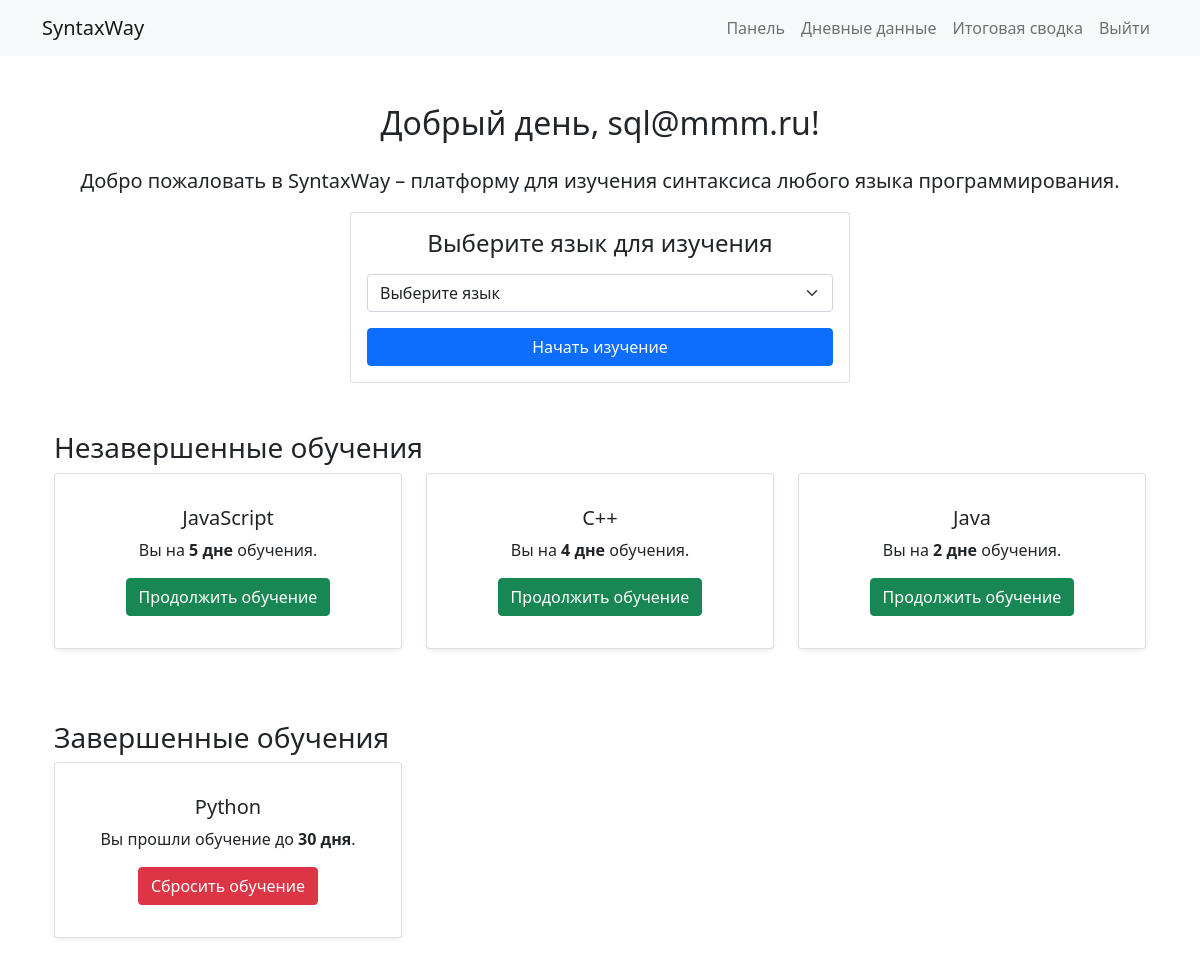
The page /dashboard (signed in) on the database its author committed.
### app.py (models this page shows)
class User(db.Model):
    id = db.Column(db.Integer, primary_key=True)
    username = db.Column(db.String(20), unique=True, nullable=False)
    email = db.Column(db.String(120), unique=True, nullable=False)
    password = db.Column(db.String(60), nullable=False)
    trainings = db.relationship('TrainingData', backref='user', lazy=True)
    summaries = db.relationship('Summary', backref='user', lazy=True)

class TrainingData(db.Model):
    id = db.Column(db.Integer, primary_key=True)
    user_id = db.Column(db.Integer, db.ForeignKey('user.id'), nullable=False)
    day = db.Column(db.Integer, nullable=False)
    language = db.Column(db.String(50))
    material = db.Column(db.Text)
    questions = db.Column(db.Text)
    answers = db.Column(db.Text)
    recommendation = db.Column(db.Text)
    correct_percentage = db.Column(db.Float)
    incorrect_percentage = db.Column(db.Float)

### app.py (the view, shortened to what this page needs)
@app.route("/dashboard", methods=["GET", "POST"])
@login_required
def dashboard():
    user_id = session["user_id"]
    user = User.query.get(user_id)
    languages = db.session.query(TrainingData.language)\
        .filter(TrainingData.user_id == user_id, TrainingData.day.between(1, 30))\
        .distinct().all()
    languages = [l[0] for l in languages]
    active_languages = {}
    completed_languages = {}
    for lang in languages:
        last_record = TrainingData.query.filter_by(user_id=user_id, language=lang)\
            .order_by(TrainingData.day.desc()).first()
        if not last_record:
            continue
        if last_record.day < 30 or last_record.correct_percentage is None:
            active_languages[lang] = last_record.day
        else:
            completed_languages[lang] = last_record.day
    popular_languages = ["Python", "JavaScript", "Java", "C++", "Ruby"]
    return render_template(
        "dashboard.html",
        user=user,
        popular_languages=popular_languages,
        active_languages=active_languages,
        completed_languages=completed_languages
    )

### app.py (called while the page is built)
def login_required(f):
    @wraps(f)
    def decorated_function(*args, **kwargs):
        if "user_id" not in session:
            flash("Пожалуйста, войдите в систему.", "warning")
            return redirect(url_for("login"))
        return f(*args, **kwargs)
    return decorated_function

### templates/dashboard.html (shortened to what this page needs)
{% extends "base.html" %}
{% block content %}
<div class="container mt-5">
  <h2 class="text-center mb-4">Добрый день, {{ user.username }}!</h2>
  <p class="text-center lead">Добро пожаловать в SyntaxWay – платформу для изучения синтаксиса любого языка программирования.</p>
  <div class="card mx-auto" style="max-width: 500px;">
    <div class="card-body">
      <h4 class="card-title text-center mb-3">Выберите язык для изучения</h4>
      <form method="POST" id="language-form">
        <div class="mb-3">
          <select class="form-select" name="language" id="language-select" required>
            <option value="" disabled selected>Выберите язык</option>
          </select>
        </div>
        <div class="d-grid">
          <button type="submit" class="btn btn-primary">Начать изучение</button>
        </div>
      </form>
    </div>
  </div>
  {% if active_languages %}
  <h3 class="mt-5">Незавершенные обучения</h3>
  <div class="row">
    {% for lang, last_day in active_languages.items() %}
      <div class="col-md-4">
        <div class="card shadow-sm p-3 mb-4">
          <div class="card-body text-center">
            <h5 class="card-title">{{ lang }}</h5>
            <p>Вы на <strong>{{ last_day }} дне</strong> обучения.</p>
            <button class="btn btn-success continue-btn" data-lang="{{ lang }}">
              Продолжить обучение
            </button>
          </div>
        </div>
      </div>
    {% endfor %}
  </div>
  {% endif %}
  {% if completed_languages %}
  <h3 class="mt-5">Завершенные обучения</h3>
  <div class="row">
    {% for lang, last_day in completed_languages.items() %}
      <div class="col-md-4">
        <div class="card shadow-sm p-3 mb-4">
          <div class="card-body text-center">
            <h5 class="card-title">{{ lang }}</h5>
            <p>Вы прошли обучение до <strong>{{ last_day }} дня</strong>.</p>
            <button class="btn btn-danger reset-btn" data-lang="{{ lang }}">
              Сбросить обучение
            </button>
          </div>
        </div>
      </div>
    {% endfor %}
  </div>
  {% endif %}
</div>
{% endblock %}

### rows shown on the page
User: username "sql@mmm.ru"
TrainingData: language "JavaScript", day "5"
TrainingData: language "Java", day "2"

### other values the page prints
{{ lang }} "C++"
{{ last_day }} "4"
{{ lang }} "Python"
{{ last_day }} "30"
